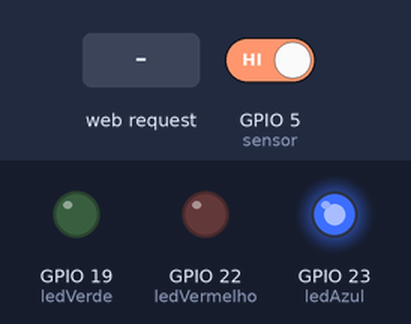
A sketch run on a simulated ESP32. On the bench: output pins drawn as LEDs (lit = HIGH). The test bench sets the inputs (shaded band); at power-on: GPIO 5 (sensor) HIGH. WiFi joins after 1.5 s; servers stay silent unless stated; network time is answered at once with the bench clock; the local clock reads 2024-03-15 10:24:30 at power-on unless the sketch sets it; what the sketch prints to the serial monitor is not drawn.

Above: at 2.7 s.
2.8 s: HTTP request GET /1 received
At 4.3 s:
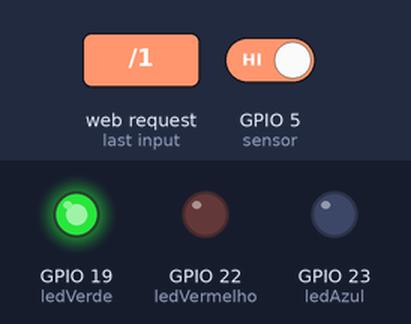
5.3 s: HTTP request GET /0 received
At 7.3 s:
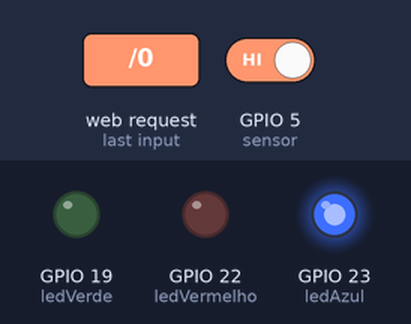
Timing chart, 0 to 8.8 s (numbered marks = the images above; inputs shaded):
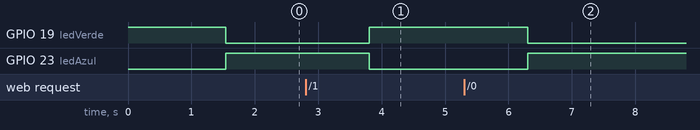

The sketch:

SafeZone.ino
```cpp
#include <WiFi.h>      // Biblioteca para controle da conexão WiFi
#include <NTPClient.h> // Biblioteca para sincronização de horário via NTP

// Definição dos pinos de conexão dos componentes
int sensor = 5;              // Pino de entrada para o sensor magnético (MC-38)
int buzzer = 4;              // Pino de saída para o buzzer
const int ledVermelho = 22;   // Pino do LED vermelho
const int ledVerde = 19;      // Pino do LED verde
const int ledAzul = 23;       // Pino do LED azul

// Variáveis para armazenar horários e estados
String horaAtivacao = "";     // Variável para armazenar a hora de ativacao recebida pelo app
String horaDesativacao = "";  // Variável para armazenar a hora de desativacao recebida pelo app
String horario = "";          // Variável para armazenar a hora atual
bool estadoSensor = false;    // Estado do sensor (porta/janela aberta ou fechada)
bool estadoApp = false;       // Estado do alarme controlado pelo app (ativado/desativado)

// Defina o nome e senha da rede Wi-Fi
const char* ssid = "Galaxy";  // Nome da rede Wi-Fi
const char* password = "Fred1234"; // Senha da rede Wi-Fi

// Variável para armazenar os dados recebidos via HTTP
String recebido = "";

// Configuração do servidor HTTP e cliente NTP
WiFiServer server(80);  // Cria um servidor na porta 80 (HTTP)
WiFiUDP ntpUDP;         // Cria uma instância UDP para NTP
NTPClient ntp(ntpUDP, "pool.ntp.org");  // Inicializa o cliente NTP

// Função chamada quando o sensor detecta a porta/janela aberta
void aberto() {
  estadoSensor = true;
}

// Função para atualizar o horário via NTP
void getTime() {
  ntp.update();
  horario = ntp.getFormattedTime();  // Armazena a hora atual
}

// Função para tratar os comandos recebidos via HTTP do App Inventor
void getMessage() {
  WiFiClient client = server.available();  // Aguarda a conexão de um cliente (app)

  if (client.available()) {
    String comando = client.readString();  // Lê o comando recebido
    client.flush();  // Limpa o buffer de dados

    // Verifica os comandos recebidos para ativar ou desativar o alarme
    if (comando.indexOf("GET /0") >= 0) {
      Serial.println("Comando recebido: 0");
      estadoApp = false;    // Desativa o alarme
      horaAtivacao = "";     // Limpa o horário de ativação
      horaDesativacao = "";  // Limpa o horário de deativação

    } else if (comando.indexOf("GET /1") >= 0) {
      Serial.println("Comando recebido: 1");
      estadoApp = true;   // Ativa o alarme

    } else if (comando.indexOf("GET /horaAtivacao=") >= 0) { // Verifica se uma hora para ser ativado foi agendada
      int pos = comando.indexOf("horaAtivacao=") + 13;
      horaAtivacao = comando.substring(pos, pos + 5) + ":00";    // Extrai a hora (HH:MM) e adiciona segundos
      Serial.print("Hora de ativação recebida: ");
      Serial.println(horaAtivacao);
  } else if (comando.indexOf("GET /horaDesativacao=") >= 0) { // Verifica se uma hora para ser desativado foi agendada
      int pos = comando.indexOf("horaDesativacao=") + 16;
      horaDesativacao = comando.substring(pos, pos + 5) + ":00";  // Extrai a hora (HH:MM) e adiciona segundos
      Serial.print("Hora de desativação recebida: ");
      Serial.println(horaDesativacao);
  }

    // Envia uma resposta HTTP simples ao app para confirmar o recebimento
    client.println("HTTP/1.1 200 OK");
    client.println("Content-type:text/plain");
    client.println(); // Fim do cabeçalho HTTP
  }
}

// Função para conectar o ESP32 à rede Wi-Fi
void setup_wifi() {
  int cont = 0;

  delay(10);
  Serial.println();
  Serial.print("Connecting to ");
  Serial.println(ssid);

  WiFi.begin(ssid, password);  // Inicia a conexão Wi-Fi

  // Tenta conectar à rede Wi-Fi
  while (WiFi.status() != WL_CONNECTED) {
    delay(500);
    Serial.print(".");
    if (cont == 15) {
      Serial.println();
      cont = 0;
    }
    cont++;
  }

  // Exibe as informações de conexão
  Serial.println("");
  Serial.println("WiFi connected");
  Serial.println("IP address: ");
  Serial.println(WiFi.localIP());  // Mostra o IP obtido

  server.begin();  // Inicia o servidor HTTP
}

void setup() {
  Serial.begin(115200);  // Inicializa a comunicação serial
  pinMode(sensor, INPUT_PULLUP);  // Configura o pino do sensor como entrada com pull-up
  pinMode(buzzer, OUTPUT);        // Configura o pino do buzzer como saída
  pinMode(ledVermelho, OUTPUT);   // Configura o pino do LED vermelho como saída
  pinMode(ledVerde, OUTPUT);      // Configura o pino do LED verde como saída
  pinMode(ledAzul, OUTPUT);       // Configura o pino do LED azul como saída

  digitalWrite(ledVerde, HIGH);   // Inicializa o LED verde como ligado (alarme desativado)

  attachInterrupt(digitalPinToInterrupt(sensor), aberto, RISING);  // Interrupção para quando o sensor for ativado

  setup_wifi();  // Conecta ao Wi-Fi
  ntp.begin();   // Inicia o cliente NTP
  ntp.setTimeOffset(-10800);  // Define o fuso horário (Brasil: GMT-3)
}

void loop() {
  getMessage();  // Verifica se há comandos do app
  getTime();     // Atualiza a hora via NTP

  // Se a hora atual coincide com a hora agendada para ativação pelo usuário, ativa o alarme
  if (horario == horaAtivacao) {
    estadoApp = true;
  }

  // Se a hora atual coincide com a hora agendada para desativacao pelo usuário, desativa o alarme
  if (horario == horaDesativacao) {
    estadoApp = false;
  }

  // Se o alarme está desativado pelo app, o sistema permanece inativo
  if(estadoApp == false) {
    estadoSensor = false;
    digitalWrite(ledVerde, LOW);  // LED vermelho desligado
    digitalWrite(ledVermelho, LOW);  // LED vermelho desligado
    digitalWrite(ledAzul, HIGH);    // LED verde ligado
    tone(buzzer, 0);                 // Buzzer silencioso
  }

  // Se o alarme está ativado pelo app
  if(estadoApp == true) {
    digitalWrite(ledAzul, LOW); // Apaga o LED azul
    digitalWrite(ledVerde, HIGH); // Acende o LED verde
    if (estadoSensor == true) {  // Se o sensor detecta a porta/janela aberta
      digitalWrite(ledVerde, LOW); // Apaga o LED verde
      digitalWrite(ledAzul, LOW); // Apaga o LED azul
      digitalWrite(ledVermelho, HIGH);  // Acende o LED vermelho
      // Emite um som de sirene com o buzzer, aumentando e diminuindo a frequência
      for (int frequency = 1000; frequency <= 4000; frequency += 10) {
        tone(buzzer, frequency);  // Aumenta a frequência
        delay(5);
      }
      for (int frequency = 4000; frequency >= 1000; frequency -= 10) {
        tone(buzzer, frequency);  // Diminui a frequência
        delay(5);
      }
    }
  }
}
```

Measured:
- after the input at 2.8 s, GPIO 19 (ledVerde): LOW → HIGH after 1.0 s; GPIO 23 (ledAzul): HIGH → LOW after 1.0 s
- after the input at 5.3 s, GPIO 19 (ledVerde): HIGH → LOW after 1.0 s; GPIO 23 (ledAzul): LOW → HIGH after 1.0 s
